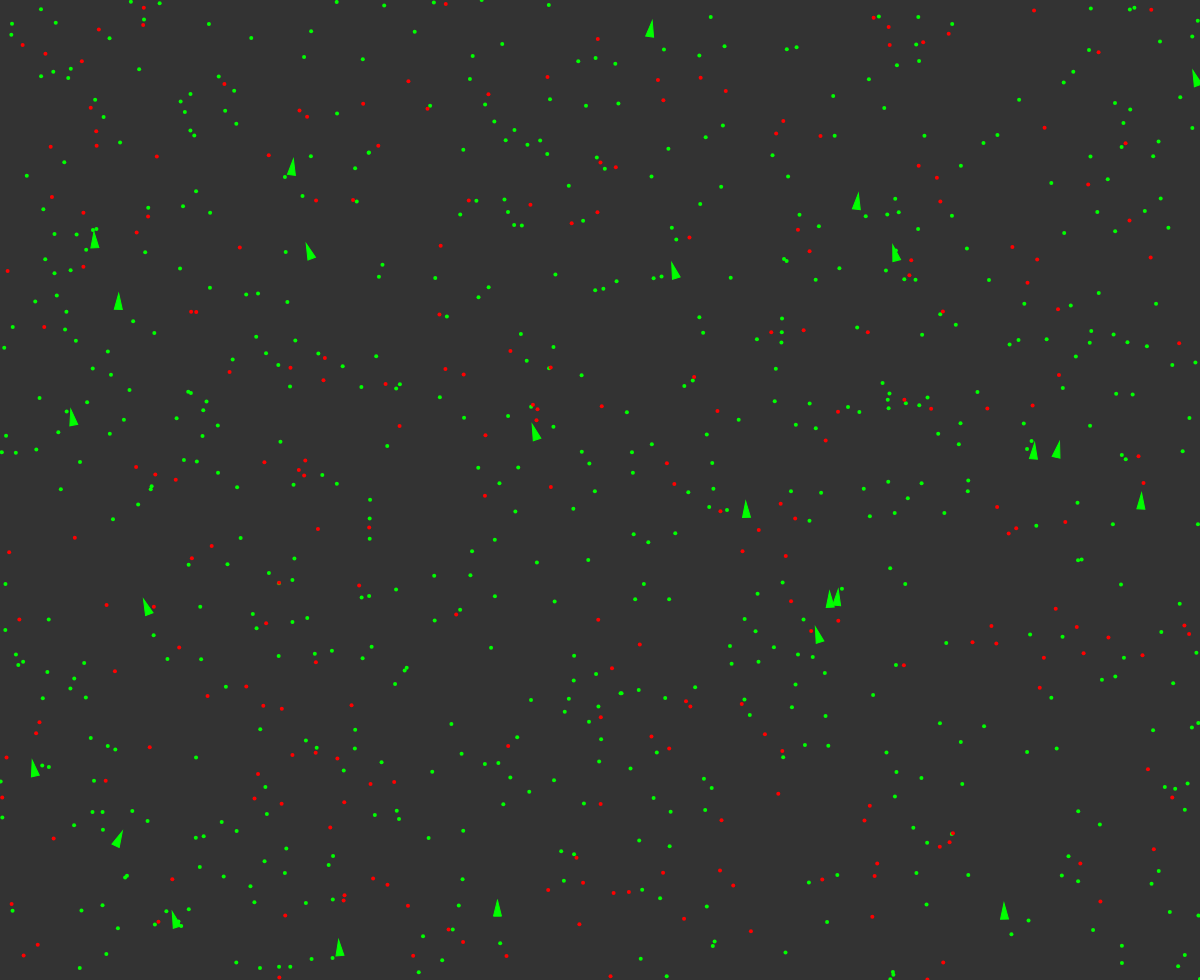
Frame 1 (no input)
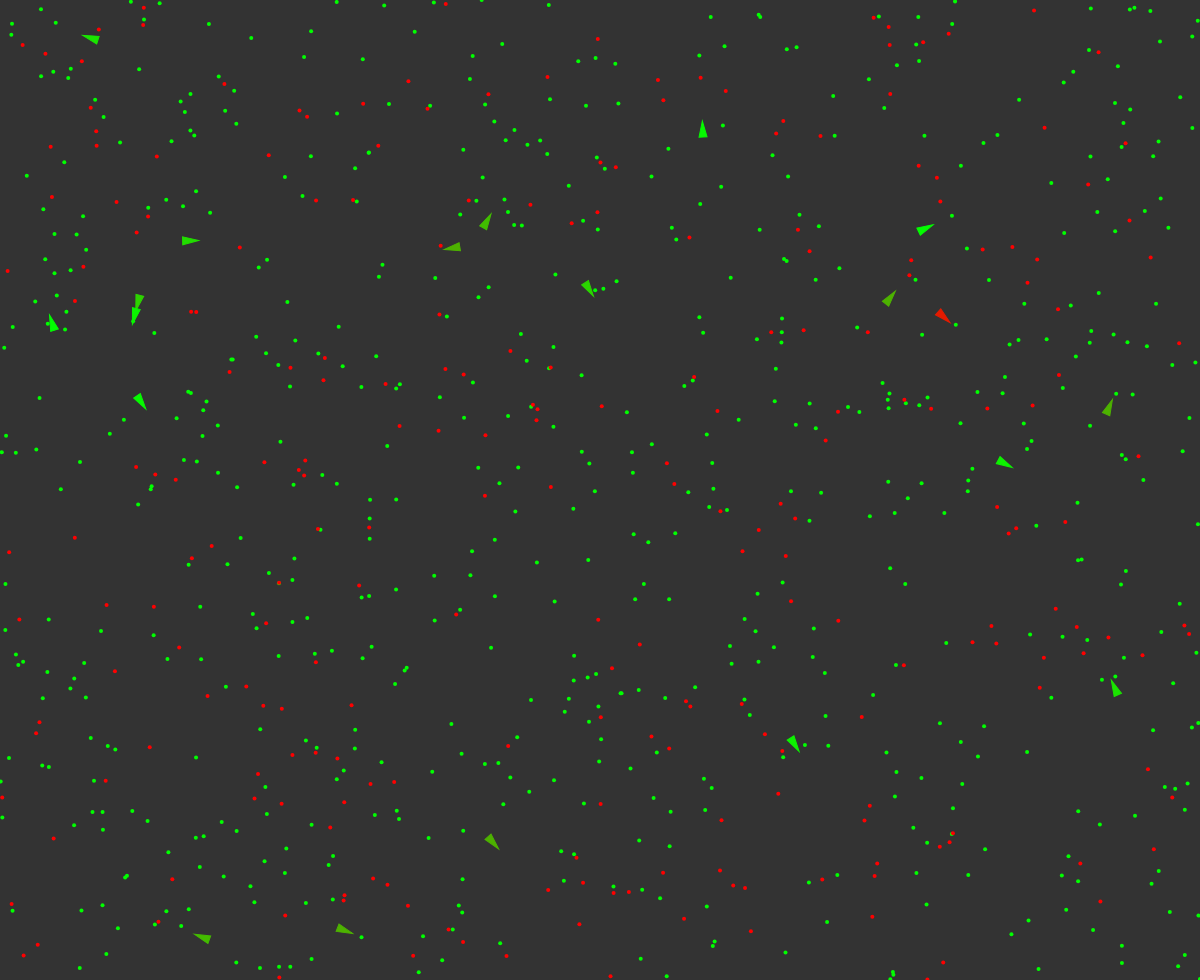
Frame 60 (no input)
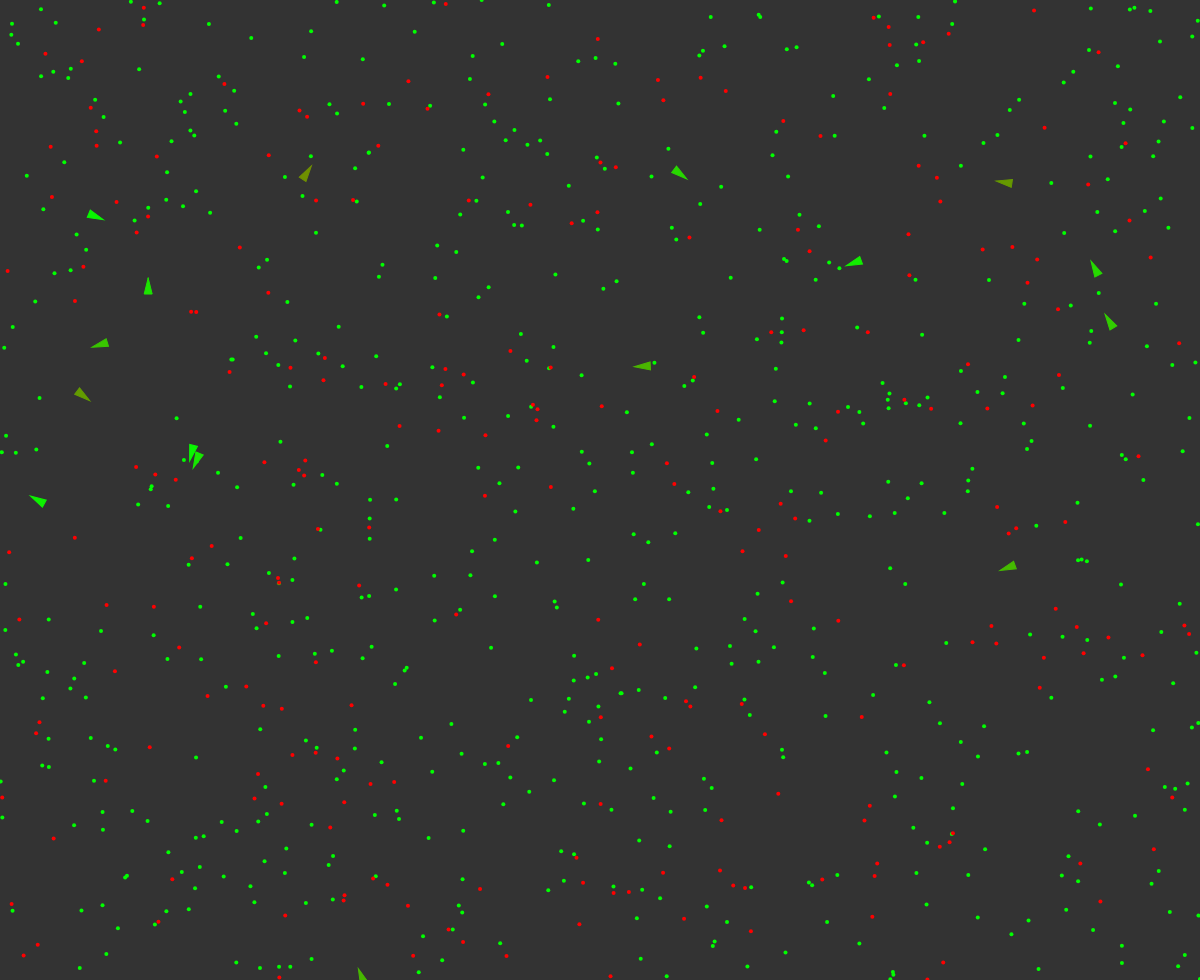
Frame 120 (the mouse pressed at the canvas centre since frame 60)

The p5.js sketch that drew these frames (run headless with seeded random() and noise() and a simulated clock; from frame 60 on, the mouse is pressed at the canvas centre):

// p5.js sketch
// ── sketch.js
var vehicles = [];
var food = [];
var poison = [];

var foodMax = 100;
var poisonMax = 50;
var vehicleMax = 1;

var debug;

function setup() {
    createCanvas(innerWidth, innerHeight - 20);
    foodMax = innerWidth * innerHeight * 0.0005;
    poisonMax = innerWidth * innerHeight * 0.0002;
    vehicleMax = innerWidth * innerHeight * 0.00002;
    for (var i = 0; i < vehicleMax; i++) {
        var x = random(width);
        var y = random(height);
        vehicles[i] = new Vehicle(x, y);
    }

    for (var i = 0; i < foodMax; i++) {
        var x = random(width);
        var y = random(height);
        food.push(createVector(x, y));
    }

    for (var i = 0; i < poisonMax; i++) {
        var x = random(width);
        var y = random(height);
        poison.push(createVector(x, y));
    }

    debug = createCheckbox('Debug Drawings');




}

function windowResized() {
    resizeCanvas(innerWidth, innerHeight - 20);
    foodMax = innerWidth * innerHeight * 0.0005;
    poisonMax = innerWidth * innerHeight * 0.0002;
    vehicleMax = innerWidth * innerHeight * 0.00002;

    food = [];
    poison = [];
    for (var i = 0; i < foodMax; i++) {
        var x = random(width);
        var y = random(height);
        food.push(createVector(x, y));
    }

    for (var i = 0; i < poisonMax; i++) {
        var x = random(width);
        var y = random(height);
        poison.push(createVector(x, y));
    }
}

function mouseDragged() {
    vehicles.push(new Vehicle(mouseX, mouseY));
}

function draw() {
    background(51);

    if (food.length < foodMax && vehicles.length < vehicleMax) {
        var x = random(width);
        var y = random(height);
        food.push(createVector(x, y));
    }

    if (poison.length < poisonMax) {
        var x = random(width);
        var y = random(height);
        poison.push(createVector(x, y));
    }

    if (vehicles.length < 1) {
        var x = random(width);
        var y = random(height);
        vehicles.push(new Vehicle(x, y));
    }


    for (var i = 0; i < food.length; i++) {
        fill(0, 255, 0);
        noStroke();
        ellipse(food[i].x, food[i].y, 4, 4);
    }

    for (var i = 0; i < poison.length; i++) {
        fill(255, 0, 0);
        noStroke();
        ellipse(poison[i].x, poison[i].y, 4, 4);
    }

    for (var i = vehicles.length - 1; i >= 0; i--) {
        vehicles[i].boundaries();
        vehicles[i].behaviors(food, poison);
        vehicles[i].update();
        vehicles[i].display();

        var newVehicle = vehicles[i].clone();
        if (newVehicle != null) {
            vehicles.push(newVehicle);
        }

        if (vehicles[i].dead()) {
            var x = vehicles[i].position.x;
            var y = vehicles[i].position.y;
            food.push(createVector(x, y));
            vehicles.splice(i, 1);
        }

    }
}
// ── vehicle.js
var mr = 0.01;

function Vehicle(x, y, dna) {
    this.acceleration = createVector(0, 0);
    this.velocity = createVector(0, -2);
    this.position = createVector(x, y);
    this.r = 4;
    this.maxspeed = 5;
    this.maxforce = 0.5;

    this.health = 1;

    this.dna = [];
    if (dna === undefined) {
        // Food weight
        this.dna[0] = random(-2, 2);
        // Poison weight
        this.dna[1] = random(-2, 2);
        // Food perception
        this.dna[2] = random(0, 100);
        // Poision Percepton
        this.dna[3] = random(0, 100);
    } else {
        // Mutation
        this.dna[0] = dna[0];
        if (random(1) < mr) {
            this.dna[0] += random(-0.1, 0.1);
        }
        this.dna[1] = dna[1];
        if (random(1) < mr) {
            this.dna[1] += random(-0.1, 0.1);
        }
        this.dna[2] = dna[2];
        if (random(1) < mr) {
            this.dna[2] += random(-10, 10);
        }
        this.dna[3] = dna[3];
        if (random(1) < mr) {
            this.dna[3] += random(-10, 10);
        }
    }

    // Method to update location
    this.update = function () {
        this.health = constrain(this.health,-1,1);
        this.health -= 0.005;

        // Update velocity
        this.velocity.add(this.acceleration);
        // Limit speed
        this.velocity.limit(this.maxspeed);
        this.position.add(this.velocity);
        // Reset accelerationelertion to 0 each cycle
        this.acceleration.mult(0);
    }

    this.applyForce = function (force) {
        // We could add mass here if we want A = F / M
        this.acceleration.add(force);
    }

    this.behaviors = function (good, bad) {
        var steerG = this.eat(good, 0.2, this.dna[2]);
        var steerB = this.eat(bad, -1, this.dna[3]);

        steerG.mult(this.dna[0]);
        steerB.mult(this.dna[1]);

        this.applyForce(steerG);
        this.applyForce(steerB);
    }

    this.clone = function () {
        if (random(1) < 0.003 * this.health) {
            return new Vehicle(this.position.x, this.position.y, this.dna);
        } else {
            return null;
        }
    }

    this.eat = function (list, nutrition, perception) {
        var record = Infinity;
        var closest = null;
        for (var i = list.length - 1; i >= 0; i--) {
            var d = this.position.dist(list[i]);

            if (d < this.maxspeed) {
                list.splice(i, 1);
                this.health += nutrition;
            } else {
                if (d < record && d < perception) {
                    record = d;
                    closest = list[i];
                }
            }
        }

        // This is the moment of eating!

        if (closest != null) {
            return this.seek(closest);
        }

        return createVector(0, 0);
    }

    // A method that calculates a steering force towards a target
    // STEER = DESIRED MINUS VELOCITY
    this.seek = function (target) {

        var desired = p5.Vector.sub(target, this.position); // A vector pointing from the location to the target

        // Scale to maximum speed
        desired.setMag(this.maxspeed);

        // Steering = Desired minus velocity
        var steer = p5.Vector.sub(desired, this.velocity);
        steer.limit(this.maxforce); // Limit to maximum steering force

        return steer;
        //this.applyForce(steer);
    }

    this.dead = function () {
        return (this.health < 0)
    }

    this.display = function () {
        // Draw a triangle rotated in the direction of velocity
        var angle = this.velocity.heading() + PI / 2;

        push();
        translate(this.position.x, this.position.y);
        rotate(angle);


        if (debug.checked()) {
            strokeWeight(3);
            stroke(0, 255, 0);
            noFill();
            line(0, 0, 0, -this.dna[0] * 25);
            strokeWeight(2);
            ellipse(0, 0, this.dna[2] * 2);
            stroke(255, 0, 0);
            line(0, 0, 0, -this.dna[1] * 25);
            ellipse(0, 0, this.dna[3] * 2);
        }

        var gr = color(0, 255, 0);
        var rd = color(255, 0, 0);
        var col = lerpColor(rd, gr, this.health);

        fill(col);
        stroke(col);
        strokeWeight(1);
        beginShape();
        vertex(0, -this.r * 2);
        vertex(-this.r, this.r * 2);
        vertex(this.r, this.r * 2);
        endShape(CLOSE);

        pop();
    }


    this.boundaries = function () {
        var d = 25;

        var desired = null;

        if (this.position.x < d) {
            desired = createVector(this.maxspeed, this.velocity.y);
        } else if (this.position.x > width - d) {
            desired = createVector(-this.maxspeed, this.velocity.y);
        }

        if (this.position.y < d) {
            desired = createVector(this.velocity.x, this.maxspeed);
        } else if (this.position.y > height - d) {
            desired = createVector(this.velocity.x, -this.maxspeed);
        }

        if (desired !== null) {
            desired.normalize();
            desired.mult(this.maxspeed);
            var steer = p5.Vector.sub(desired, this.velocity);
            steer.limit(this.maxforce);
            this.applyForce(steer);
        }
    }
}
